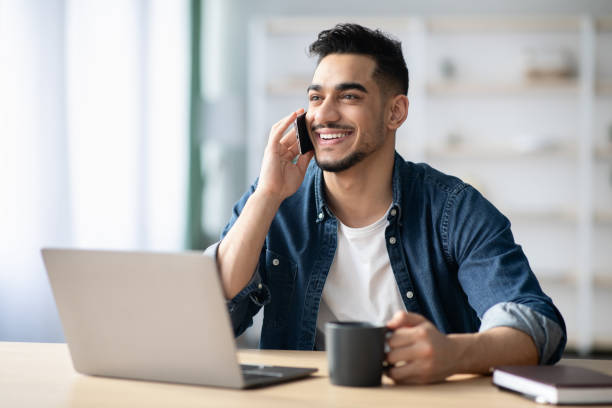
#> input picture Learning/data/freelancer image.jpg, 612 x 408 px
$ python blur.py
#> lines starting #> are read from the running program, lines starting #| are printed output that depends on the picture
import cv2
image_path = './data/freelancer image.jpg'
#Read Image
image = cv2.imread(image_path)
#> image is the input picture: shape (408, 612, 3); mean B, G, R 169.1, 169.8, 172.1
k_size = 7
img_blur = cv2.blur(image, (k_size, k_size))
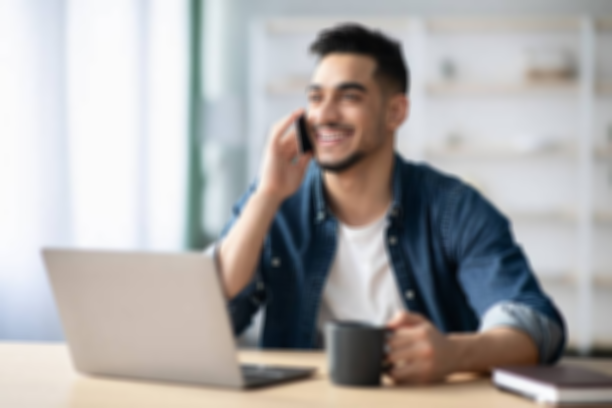
#> img_blur: shape (408, 612, 3); mean B, G, R 169.1, 169.8, 172.1
img_gaussianblur = cv2.GaussianBlur(image, (k_size, k_size), 3)
cv2.imshow('image', image)
cv2.imshow('blurred_image', img_blur)
cv2.imshow('gaussian_blurred_image', img_gaussianblur)
cv2.waitKey(0)
cv2.destroyAllWindows()
